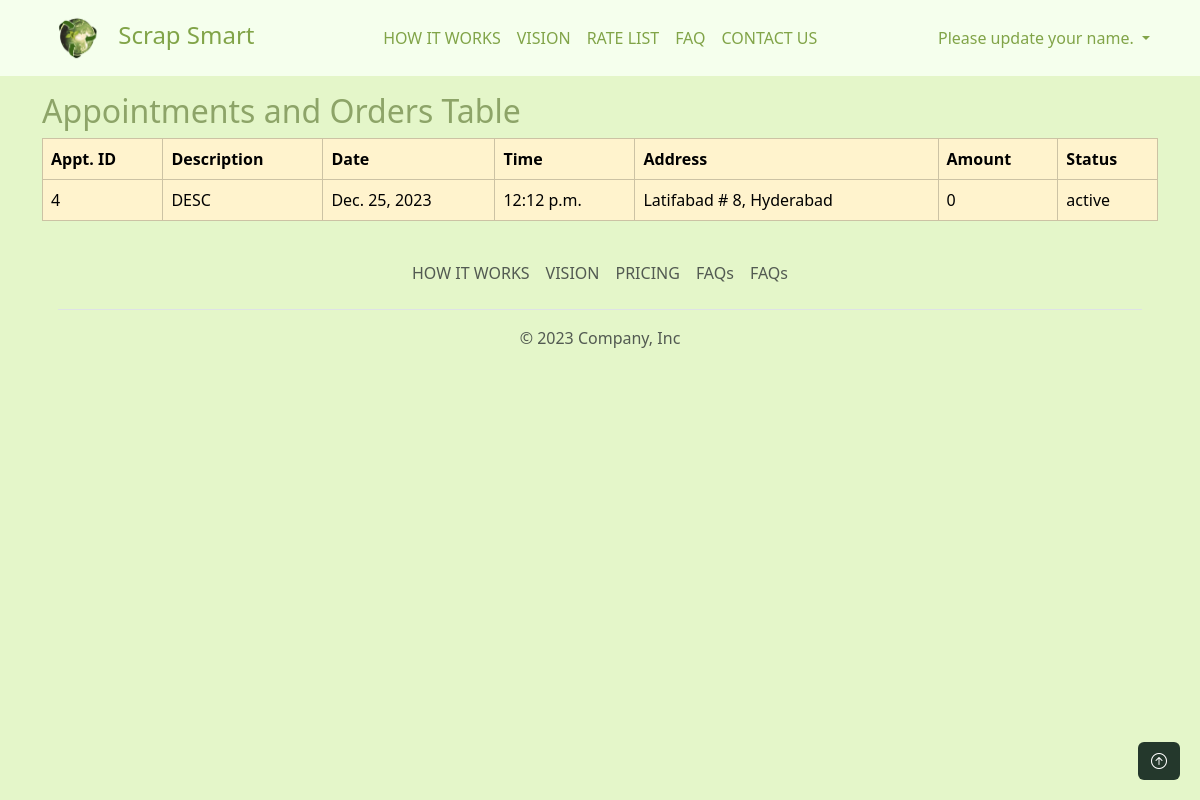
The app's page /employee/ (signed in), older data.
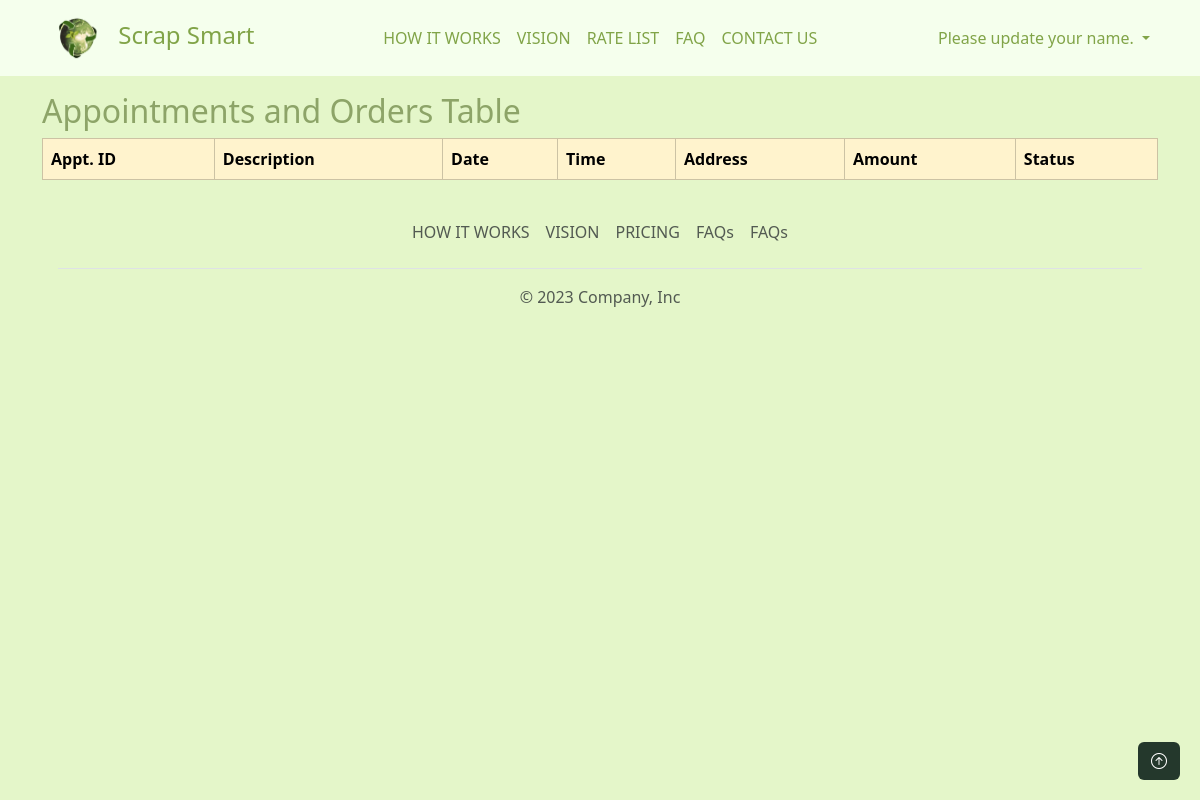
The same page, newer data.
### main/models.py (models this page shows, shortened)
class Appointment(TimestampedModel):
    customer = models.ForeignKey(User, on_delete=models.CASCADE, related_name="customer")
    employee = models.ForeignKey(User, on_delete=models.CASCADE, related_name="employee", blank=True, null=True)
    address = models.CharField(max_length=100)
    city = models.CharField(max_length=100)
    state = models.CharField(max_length=100)
    country = models.CharField(max_length=100)
    contact = models.CharField(max_length=100)
    description = models.TextField()
    date = models.DateField()
    time = models.TimeField()
    status = models.CharField(max_length=10, choices=[(tag.name, tag.value) for tag in AppointmentStatus], default=AppointmentStatus.ACTIVE.value)

### employee/views.py (the view)
# urls.py: path("", views.employee_index, name="employee_index"),
def employee_index(request):
    res = []
    appointments = Appointment.objects.filter(employee=request.user)
    for appointment in appointments:
        orders_obj = []
        orders = Order.objects.filter(appointment=appointment)
        total_amount = orders.aggregate(Sum('assessed_amount'))['assessed_amount__sum'] or 0
        for order in orders:
            order_data = {
                "id": order.id,
                "material": order.material.name,
                "rate": order.material.rate,
                "quantity": order.quantity,
                "assessed_quantity": order.assessed_quantity,
                "amount": order.amount,
                "assessed_amount": order.assessed_amount
            }
            orders_obj.append(order_data)
        appt = {
            "id": appointment.id,
            "description": appointment.description,
            "date": appointment.date,
            "time": appointment.time,
            "address": appointment.address,
            "total_amount": total_amount,
            "status": appointment.status,
            "orders": orders_obj,
        }
        res.append(appt)
    context = {
        "appointments": res
    }
    print(context)
    return render(request, 'employee/index.html', context)

### users/models.py (called while the page is built)
    def is_customer(self):
        return self.user_type == UserType.CUSTOMER.value

### employee/templates/employee/index.html (shortened to what this page needs)
{% extends "users/base.html" %}
{% load static %}
{% block content %}
<div class="container">
    <h2>Appointments and Orders Table</h2>
    <table class="table table-bordered table-warning table-hover">
        <thead>
            <tr>
                <th>Appt. ID</th>
                <th>Description</th>
                <th>Date</th>
                <th>Time</th>
                <th>Address</th>
                <th>Amount</th>
                <th>Status</th>
            </tr>
        </thead>
        <tbody>
            {% for appointment in appointments %}
            <tr data-bs-toggle="modal" data-bs-target="#orderModal{{ appointment.id }}">
                <td>{{ appointment.id }}</td>
                <td>{{ appointment.description }}</td>
                <td>{{ appointment.date }}</td>
                <td>{{ appointment.time }}</td>
                <td>{{ appointment.address }}</td>
                <td>{{ appointment.total_amount }}</td>
                <td>{{ appointment.status }}</td>
            </tr>
            {% endfor %}
        </tbody>
    </table>
</div>
{% endblock content %}

### users/templates/users/base.html (shortened to what this page needs)
{% load static %}
<!Doctype html>
<html lang="en">
  <head>
    <link href="https://cdn.jsdelivr.net/npm/bootstrap@5.3.2/dist/css/bootstrap.min.css" rel="stylesheet">
    <link rel="stylesheet" href="https://cdn.jsdelivr.net/npm/bootstrap-icons@1.11.1/font/bootstrap-icons.css">
    <link rel="stylesheet" href="{% static 'users/custom.css' %}">
  </head>
  <body>
    <nav class="navbar navbar-expand-lg bg-body-tertiary mb-3">
      <div class="container">
        <a class="navbar-brand" href="{% url 'index' %}">
          <img src="{% static 'fresh-logo.png' %}" alt="Logo" width="70" height="50" class="">
          Scrap Smart
        </a>
        <div class="collapse navbar-collapse" id="navbarSupportedContent">
          <ul class="navbar-nav mx-auto mb-2 mb-lg-0">
            <li class="nav-item">
              <a class="nav-link"href="{% url "index" %}#how-it-works">HOW IT WORKS</a>
            </li>
            <li class="nav-item">
              <a class="nav-link"href="{% url "index" %}#our-mission">VISION</a>
            </li>
            <li class="nav-item">
              <a class="nav-link"href="{% url "index" %}#pricing">RATE LIST</a>
            </li>
            <li class="nav-item">
              <a class="nav-link"href="{% url "index" %}#faq">FAQ</a>
            </li>
            <li class="nav-item">
              <a class="nav-link"href="{% url "index" %}#contact-us">CONTACT US</a>
            </li>
          </ul>
          {% if user.is_authenticated %}
          <ul class="navbar-nav">
            <li class="nav-item dropdown">
              <a class="nav-link dropdown-toggle" href="#" role="button" data-bs-toggle="dropdown" aria-expanded="false">
                {% if user.get_full_name %}
                {{user.get_full_name}}
                {% else %}
                Please update your name.
                {% endif %}
              </a>
            </li>
          </ul>
          {% else %}
          <div>
            {% comment %} <a href="{% url 'login' %}" class="btn btn-outline">Login</a>  {% endcomment %}
            <a href="{% url 'register' %}" class="btn btn-outline">Sell Scrap</a>
          </div>
          {% endif %}
        </div>
      </div>
    </nav>
    {% block content %}
    {% endblock content %}
    <footer class="footer">
      <div class="container">
          <footer class="p-3">
            <ul class="nav justify-content-center border-bottom pb-3 mb-3">
              <li class="nav-item"><a href="#how-it-works" class="nav-link px-2 text-muted">HOW IT WORKS</a></li>
              <li class="nav-item"><a href="#our-mission" class="nav-link px-2 text-muted">VISION</a></li>
              <li class="nav-item"><a href="#pricing" class="nav-link px-2 text-muted">PRICING</a></li>
              <li class="nav-item"><a href="#faq" class="nav-link px-2 text-muted">FAQs</a></li>
              <li class="nav-item"><a href="#contact-us" class="nav-link px-2 text-muted">FAQs</a></li>
            </ul>
            <p class="text-center text-muted">&copy; 2023 Company, Inc</p>
          </footer>
        </div>
  </footer>
  <a href="#top" id="scrollToTopBtn" class="btn"><i class="bi bi-arrow-up-circle"></i></a>
  </body>
</html>

### users/static/users/custom.css (style rules this page uses)
body { color: #81a448; background-color: #e4f6c9; }
a { color: #C08081; }
body, p, h1, h2, h3, h4, h5, h6 { color: #8da468; }
.navbar { background-color: #f5ffed !important; }
.nav-link { color: #81a448; }
.navbar-brand { font-size:x-large; color: #81a448; }
#scrollToTopBtn { background-color: #24382C; color: #FFF; position: fixed; bottom: 20px; right: 20px; display: block; }

Row changes from the older to the newer data that the page shows:
removed Appointment: description "DESC", date "Dec. 25, 2023", time "12:12 p.m.", address "Latifabad # 8, Hyderabad", status "active"
Text that changed along with them:
list line gone: "4 0"
